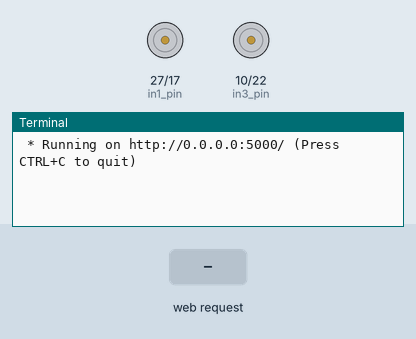
Bench run of a program on a simulated Raspberry Pi (BCM pin numbers). Shown: motor-driver pin pairs drawn as motors (green arrow = first pin HIGH = forward, orange = second pin HIGH = backward, longer = more drive, scaled by the enable pin), the last lines printed to the terminal. The inputs (shaded band) are chosen by the test bench. The clock reads 2024-03-15 10:24:30 at power-on unless the program sets it.

Above: at 1.2 s.
1.3 s: HTTP request for /control received
At 2.0 s:
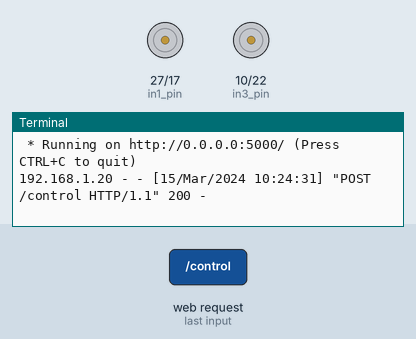
2.8 s: HTTP request for /control received with the fields direction=forward
At 4.0 s:
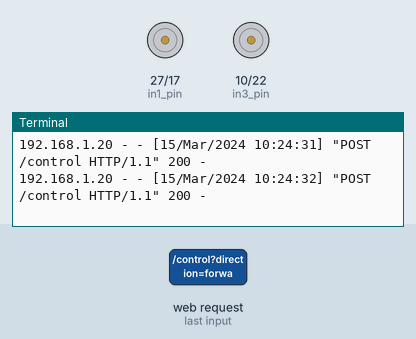
4.3 s: HTTP request for /control received with the fields direction=left
At 5.5 s:
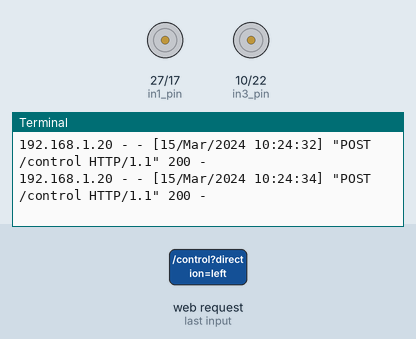
5.8 s: HTTP request for /control received with the fields direction=backward
At 6.6 s:
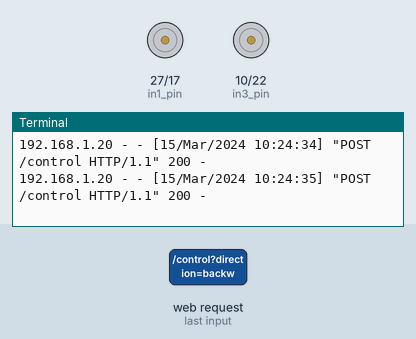

Measured:
- after the input at 1.3 s, the terminal: prints a new line at once (image 1)
- after the input at 2.8 s, the terminal: prints a new line at once (image 2)
- after the input at 4.3 s, the terminal: prints a new line at once (image 3)
- after the input at 5.8 s, the terminal: prints a new line at once (image 4)

The program:

app.py
```python
import RPi.GPIO as GPIO
import time
from flask import Flask, request, render_template_string

# Pin Definitions
in1_pin = 27  # Motor 1 IN1
in2_pin = 17  # Motor 1 IN2
ena_pin = 9   # Motor 1 Enable
in3_pin = 10  # Motor 2 IN3
in4_pin = 22  # Motor 2 IN4
enb_pin = 11  # Motor 2 Enable

# Setup GPIO
GPIO.setmode(GPIO.BCM)  # Use Broadcom pin numbering
GPIO.setup(in1_pin, GPIO.OUT)
GPIO.setup(in2_pin, GPIO.OUT)
GPIO.setup(ena_pin, GPIO.OUT)
GPIO.setup(in3_pin, GPIO.OUT)
GPIO.setup(in4_pin, GPIO.OUT)
GPIO.setup(enb_pin, GPIO.OUT)

# Initialize PWM on Enable pins
pwm_ena = GPIO.PWM(ena_pin, 1000)  # Set frequency to 1 kHz
pwm_enb = GPIO.PWM(enb_pin, 1000)  # Set frequency to 1 kHz
pwm_ena.start(0)  # Start PWM with 0% duty cycle
pwm_enb.start(0)  # Start PWM with 0% duty cycle

app = Flask(__name__)

# Initialize speed
current_speed = 0

def set_motor_direction(left_motor_forward, right_motor_forward, speed):
    """Control both motors based on direction and speed."""
    GPIO.output(in1_pin, GPIO.HIGH if left_motor_forward else GPIO.LOW)
    GPIO.output(in2_pin, GPIO.LOW if left_motor_forward else GPIO.HIGH)
    GPIO.output(in3_pin, GPIO.HIGH if right_motor_forward else GPIO.LOW)
    GPIO.output(in4_pin, GPIO.LOW if right_motor_forward else GPIO.HIGH)
    pwm_ena.ChangeDutyCycle(speed)
    pwm_enb.ChangeDutyCycle(speed)

@app.route('/')
def index():
    """Render the control interface."""
    return render_template_string('''
        <!DOCTYPE html>
        <html lang="en">
        <head>
            <meta charset="UTF-8">
            <meta name="viewport" content="width=device-width, initial-scale=1.0">
            <title>Motor Control</title>
            <style>
                body { font-family: Arial, sans-serif; }
                .container { max-width: 600px; margin: auto; text-align: center; }
                .button { padding: 10px 20px; margin: 5px; font-size: 16px; }
                .slider { width: 300px; }
            </style>
        </head>
        <body>
            <div class="container">
                <h1>Motor Control</h1>
                <form id="control-form" action="/control" method="post">
                    <button type="submit" name="direction" value="forward" class="button">Forward</button>
                    <button type="submit" name="direction" value="backward" class="button">Backward</button>
                    <button type="submit" name="direction" value="left" class="button">Right</button>
                    <button type="submit" name="direction" value="right" class="button">Left</button>
                    <button type="submit" name="direction" value="stop" class="button">Stop</button>
                </form>
                <label for="speed">Speed:</label>
                <input type="range" id="speed" name="speed" min="0" max="100" value="100" class="slider" oninput="updateSpeed(this.value)">
            </div>
            <script>
                function updateSpeed(value) {
                    fetch('/speed', {
                        method: 'POST',
                        headers: {'Content-Type': 'application/x-www-form-urlencoded'},
                        body: 'speed=' + value
                    });
                }
            </script>
        </body>
        </html>
    ''')

@app.route('/control', methods=['POST'])
def control():
    direction = request.form.get('direction')

    if direction == 'forward':
        set_motor_direction(True, True, current_speed)
    elif direction == 'backward':
        set_motor_direction(False, False, current_speed)
    elif direction == 'left':
        set_motor_direction(False, True, current_speed)
    elif direction == 'right':
        set_motor_direction(True, False, current_speed)
    elif direction == 'stop':
        set_motor_direction(False, False, 0)
    else:
        set_motor_direction(False, False, 0)

    return index()

@app.route('/speed', methods=['POST'])
def adjust_speed():
    global current_speed
    speed = request.form.get('speed', 0)  # Get the speed from the slider
    current_speed = int(speed)
    set_motor_direction(True, True)  # Apply the new speed to both motors

    return ('', 204)  # Return no content response

if __name__ == "__main__":
    try:
        app.run(host='0.0.0.0', port=5000, debug=True)
    finally:
        set_motor_direction(False, False)  # Ensure motors stop
        GPIO.cleanup()
        print("Cleanup Done")
```
